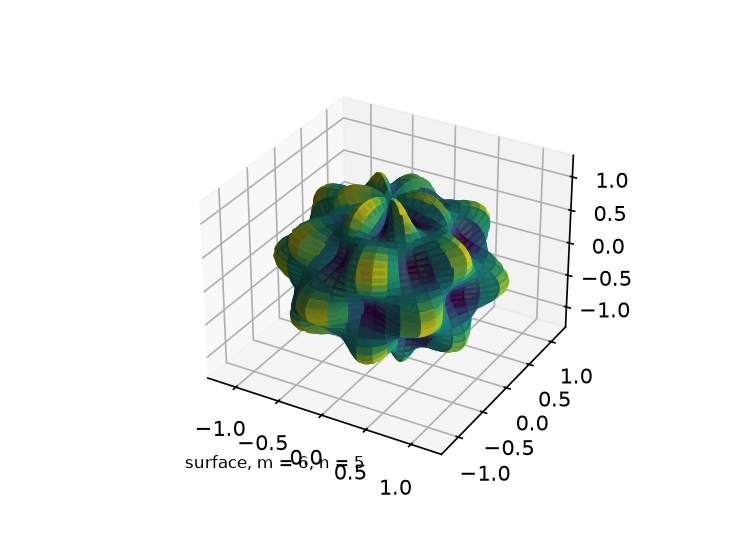

Reproduce this figure in Python.
"""Figure 1.1: the bumpy sphere with m = 6 and n = 5."""

import matplotlib
matplotlib.use("Agg")
import matplotlib.pyplot as plt
import numpy as np
import os
th = np.linspace(0, 2 * np.pi, 180)
ph = np.linspace(0, np.pi, 120)
TH, PH = np.meshgrid(th, ph)
rho = 1.0 + 0.2 * np.sin(6.0 * TH) * np.sin(5.0 * PH)
X = rho * np.sin(PH) * np.cos(TH)
Y = rho * np.sin(PH) * np.sin(TH)
Z = rho * np.cos(PH)
fig, ax = plt.subplots(subplot_kw={"projection": "3d"}, figsize=(5, 3.6))
cm = plt.cm.viridis
ax.plot_surface(X, Y, Z, facecolors=cm((rho - rho.min()) / (rho.max() - rho.min())), alpha=0.85)
t0, p0 = np.pi / 12, np.pi / 10
r0 = 1.0 + 0.2 * np.sin(6 * t0) * np.sin(5 * p0)
pt = (r0 * np.sin(p0) * np.cos(t0), r0 * np.sin(p0) * np.sin(t0), r0 * np.cos(p0))
ax.scatter(pt[0], pt[1], pt[2], s=8, color="white", depthshade=False)
print("label point rho = %.4f; sin(6*pi/12)*sin(5*pi/10) = %.4f" % (r0, np.sin(6 * t0) * np.sin(5 * p0)))
ax.text2D(0.02, 0.03, "surface, m = 6, n = 5", transform=ax.transAxes, fontsize=8)
fig.canvas.draw()
rn = fig.canvas.get_renderer()
ab = ax.get_window_extent(rn)
arts = list(ax.texts) + ([ax.get_legend()] if ax.get_legend() else [])
for a in arts:
    bx = a.get_window_extent(rn)
    nm = a.get_text() if hasattr(a, "get_text") else "legend"
    assert ab.x0 - 1 <= bx.x0 and bx.x1 <= ab.x1 + 1, nm
    assert ab.y0 - 1 <= bx.y0 and bx.y1 <= ab.y1 + 1, nm
fig.savefig(os.path.join(os.path.dirname(os.path.abspath(__file__)), "part1_figure1.png"), dpi=150)
print("saved part1_figure1.png")
